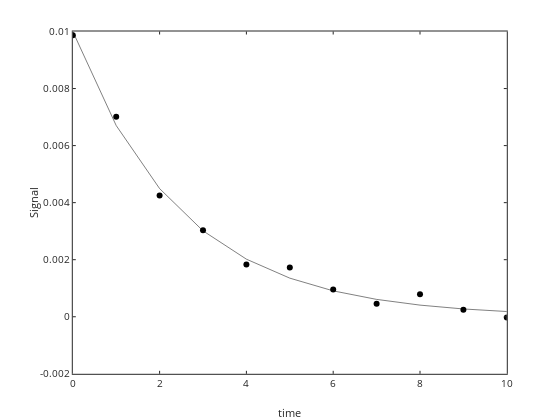

The notebook cell saved with this chart:
### Markdown cell above
# Linear Regresion (reminder)

 - linear models have the form
 
 $$ y= \beta_1 X_1 + \beta_2 X_2 + ... + \beta_n X_n$$
 
 - it is linear in the parameters (not necessarily in $X$)  
 - X can be transformation of the independent variable ($x$).  We did an example of $x^2$, but could be $\sin(x)$ or $\log(x)$ or whatever.  ($X$ can't be a function of $x$ and $y$ though, the only variable term in the expression for each $X$ must be $x$)
 - nonlinear models are everthing else
 - let's do an example with the first order decay equation
 
 $$ N = N_0 e^{-kt} $$
 
  - let's assume an initial concentration of 0.01 M and a rate constant of 0.4 s$^{-1}$

### Code cell
%plot -s 600,600 -f 'svg'

% define the variables and constants
N0=0.01; k=0.4; t=0:1:10;

% define the function.  remember the anonymous function from Lecture 1?
firstorderdecay = @(t,N0,k) (N0.*exp(-k*t));

%calculate N as a function of time
N=firstorderdecay(t,N0,k); Nnoerror=N;

%plot it
plot(t,N,'ko')

%let's add some noise
err=0.02*max(N);
N=N+err*randn(1,length(N));

%plot with error
plot(t,N,'ko',t,Nnoerror,'k-')
xlabel('time'); ylabel('Signal')

### Figure 1 — Plotly figure (JSON) as saved in the notebook; plotly's stock layout.template omitted (floating-point values rounded to 4 significant figures)
{"data": [{"line": {"color": "rgb(0,0,0)", "width": 0.5}, "marker": {"color": "rgb(0,0,0)", "line": {"color": "rgb(0,0,0)"}, "size": 6, "symbol": "circle"}, "mode": "markers", "name": "", "showlegend": false, "type": "scatter", "visibility": true, "x": [0, 1, 2, 3, 4, 5, 6, 7, 8, 9, 10], "xaxis": "x", "y": [0.00987, 0.007009, 0.004249, 0.003036, 0.001836, 0.001729, 0.000957, 0.0004587, 0.0007894, 0.0002467, -2.649e-05], "yaxis": "y"}, {"line": {"color": "rgb(0,0,0)", "dash": "solid", "width": 0.5}, "marker": {"color": "rgb(0,0,0)", "line": {"color": "rgb(0,0,0)"}, "size": 6, "symbol": "none"}, "mode": "lines", "name": "", "showlegend": false, "type": "scatter", "visibility": true, "x": [0, 1, 2, 3, 4, 5, 6, 7, 8, 9, 10], "xaxis": "x", "y": [0.01, 0.006703, 0.004493, 0.003012, 0.002019, 0.001353, 0.0009072, 0.0006081, 0.0004076, 0.0002732, 0.0001832], "yaxis": "y"}], "layout": {"height": 420, "hovermode": "closest", "margin": {"b": 0, "l": 0, "r": 0, "t": 0}, "plot_bgcolor": "rgba(0,0,0,0)", "showlegend": false, "width": 560, "xaxis": {"anchor": "y", "autorange": false, "domain": [0.13, 0.905], "exponentformat": "none", "gridcolor": "rgba(38,38,38,0.15)", "gridwidth": 1, "linecolor": "rgb(38,38,38)", "linewidth": 1, "mirror": "ticks", "range": [0, 10], "showgrid": false, "showline": true, "side": "bottom", "spikedash": "solid", "spikemode": "across", "spikesides": false, "spikethickness": 1, "tickangle": 0, "tickcolor": "rgb(38,38,38)", "tickfont": {"color": "rgb(38,38,38)", "size": 10}, "ticklen": 3, "ticks": "inside", "ticktext": ["0", "2", "4", "6", "8", "10"], "tickvals": [0, 2, 4, 6, 8, 10], "title": {"font": {"color": "rgb(38,38,38)", "size": 11}, "text": "time"}, "type": "linear", "visible": true, "zeroline": false}, "yaxis": {"anchor": "x", "autorange": false, "domain": [0.11, 0.925], "exponentformat": "none", "gridcolor": "rgba(38,38,38,0.15)", "gridwidth": 1, "linecolor": "rgb(38,38,38)", "linewidth": 1, "mirror": "ticks", "range": [-0.002, 0.01], "showgrid": false, "showline": true, "side": "left", "spikedash": "solid", "spikemode": "across", "spikesides": false, "spikethickness": 1, "tickangle": 0, "tickcolor": "rgb(38,38,38)", "tickfont": {"color": "rgb(38,38,38)", "size": 10}, "ticklen": 3, "ticks": "inside", "ticktext": ["-0.002", "0", "0.002", "0.004", "0.006", "0.008", "0.01"], "tickvals": [-0.002, 0, 0.002, 0.004, 0.006, 0.008, 0.01], "title": {"font": {"color": "rgb(38,38,38)", "size": 11}, "text": "Signal"}, "type": "linear", "visible": true, "zeroline": false}}}
